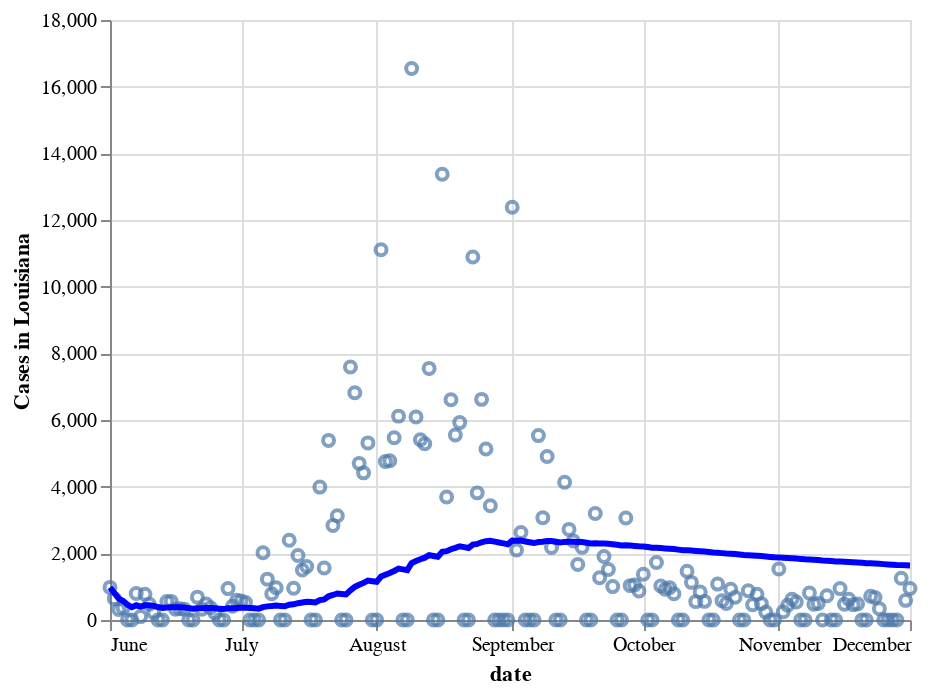

The cell this chart's notebook holds for it:
### Code cell
import altair as alt
selected_data=data.loc[data['state']=='Louisiana']   
line = alt.Chart(selected_data).mark_line(
color='blue',
size=3
).transform_window(
    rolling_mean='mean(cases)',
    
).encode(
    x='date:T',
    y='rolling_mean:Q'
)

points = alt.Chart(selected_data).mark_point().encode(
    x='date:T',
    y=alt.Y('cases:Q',
            axis=alt.Axis(title='Cases in Louisiana'))
)

points + line

### Figure 1 — Vega-Lite specification as saved in the notebook (floating-point values rounded to 4 significant figures; data arrays with more than 128 entries replaced by an {"elided": "..."} marker saying what was removed)
{"config": {"view": {"continuousWidth": 400, "continuousHeight": 300}}, "layer": [{"mark": "point", "encoding": {"x": {"field": "date", "type": "temporal"}, "y": {"axis": {"title": "Cases in Louisiana"}, "field": "cases", "type": "quantitative"}}}, {"mark": {"type": "line", "color": "blue", "size": 3}, "encoding": {"x": {"field": "date", "type": "temporal"}, "y": {"field": "rolling_mean", "type": "quantitative"}}, "transform": [{"window": [{"op": "mean", "field": "cases", "as": "rolling_mean"}]}]}], "data": {"name": "data-5f05c63f29cf9df9a96edc4e7666333e"}, "$schema": "https://vega.github.io/schema/vega-lite/v4.17.0.json", "datasets": {"data-5f05c63f29cf9df9a96edc4e7666333e": {"elided": "184 records"}}}
